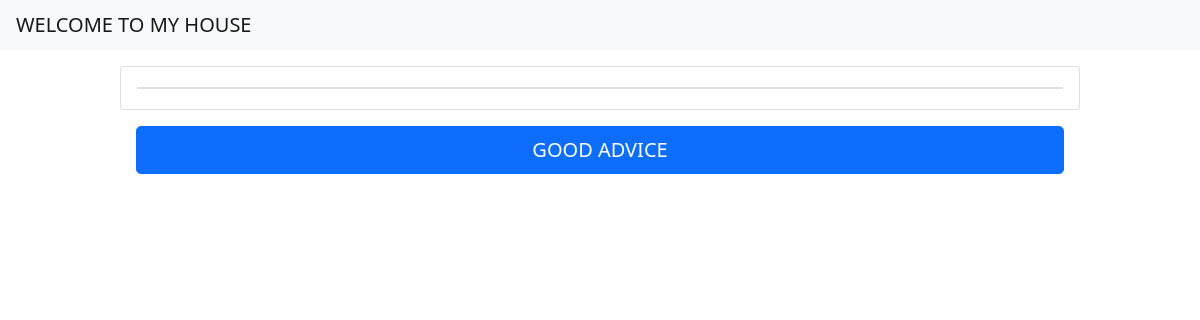
The app's page /, older data.
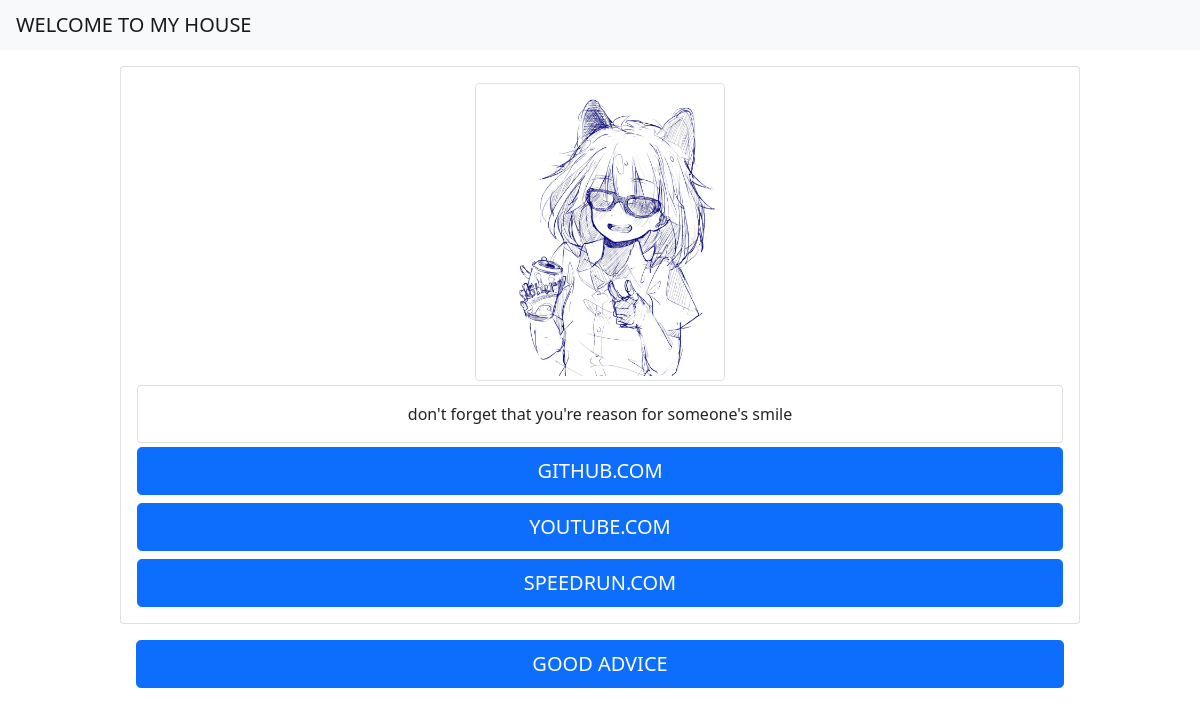
The same page, newer data.
### webmain/models.py (models this page shows, shortened)
class PhotoFile(models.Model):
    class Meta:
        ordering = ['id', ]
        verbose_name = 'Фото-файл'
        verbose_name_plural = 'Фото-файл'
    file = models.FileField('Фото-файл', upload_to="media")

class AdviceMode(models.Model):
    class Meta:
        ordering = ['id', ]
        verbose_name = 'Совет'
        verbose_name_plural = 'Совет'
    name = models.CharField('Название', max_length=100, null=True, blank=True)
    def __str__(self):
        return self.name

class ButtonMode(models.Model):
    class Meta:
        ordering = ['id', ]
        verbose_name = 'Кнопка'
        verbose_name_plural = 'Кнопка'
    name = models.CharField('Название', max_length=50, null=True, blank=True)
    link = models.CharField('Ссылка', max_length=255, null=True, blank=True)

### webmain/views.py (the view)
# urls.py: path('', home, name='home'),
def home(request):
    photofilesmain = PhotoFile.objects.filter(id=1)
    buttonlist = ButtonMode.objects.filter()
    return render(request, 'webmain/securitycontainPR/htmlcard.html',
                  {'photofilesmain': photofilesmain, 'advicelist': advicelist, 'buttonlist': buttonlist})

### webmain/templates/webmain/securitycontainPR/htmlcard.html
{% extends 'home.html' %}
{% block content %}
<div class="card m-auto mt-3" style="max-width: 60rem;">
    {% include 'form_container.html' %}
</div>
<div class="card-body m-auto" style="max-width: 60rem;">
    <a href="{% url 'advice_home' %}" class="btn btn-primary btn-lg btn-block" style="text-transform: uppercase;">good advice</a>
</div>
{% endblock %}

### webmain/templates/webmain/content/htmlphoto.html
{% for i in photofilesmain %}
    <img src="{{ i.file.url }}" class="img-thumbnail mx-auto d-block" alt="..." width="250">
{% endfor %}
<div class="card mt-1 mb-1">
    {% if advicelist %}
        <div class="card-body text-center">{{ advicelist.0 }}</div>
    {% endif %}
</div>

### webmain/templates/webmain/content/htmlbutton.html
{% for i in buttonlist %}
    <a value="{{ i.id }}" href="{{ i.link }}" style="text-transform: uppercase;"
       class="btn btn-primary btn-lg btn-block">{{ i.name }}</a>
{% endfor %}

Row changes from the older to the newer data that the page shows:
added PhotoFile: file (picture)
added AdviceMode: name "don't forget that you're reason for someone's smile"
added ButtonMode: {{ i.id }} 1 (drawn), name "GITHUB.COM"
added ButtonMode: {{ i.id }} 2 (drawn), name "YOUTUBE.COM"
added ButtonMode: {{ i.id }} 3 (drawn), name "SPEEDRUN.COM"
